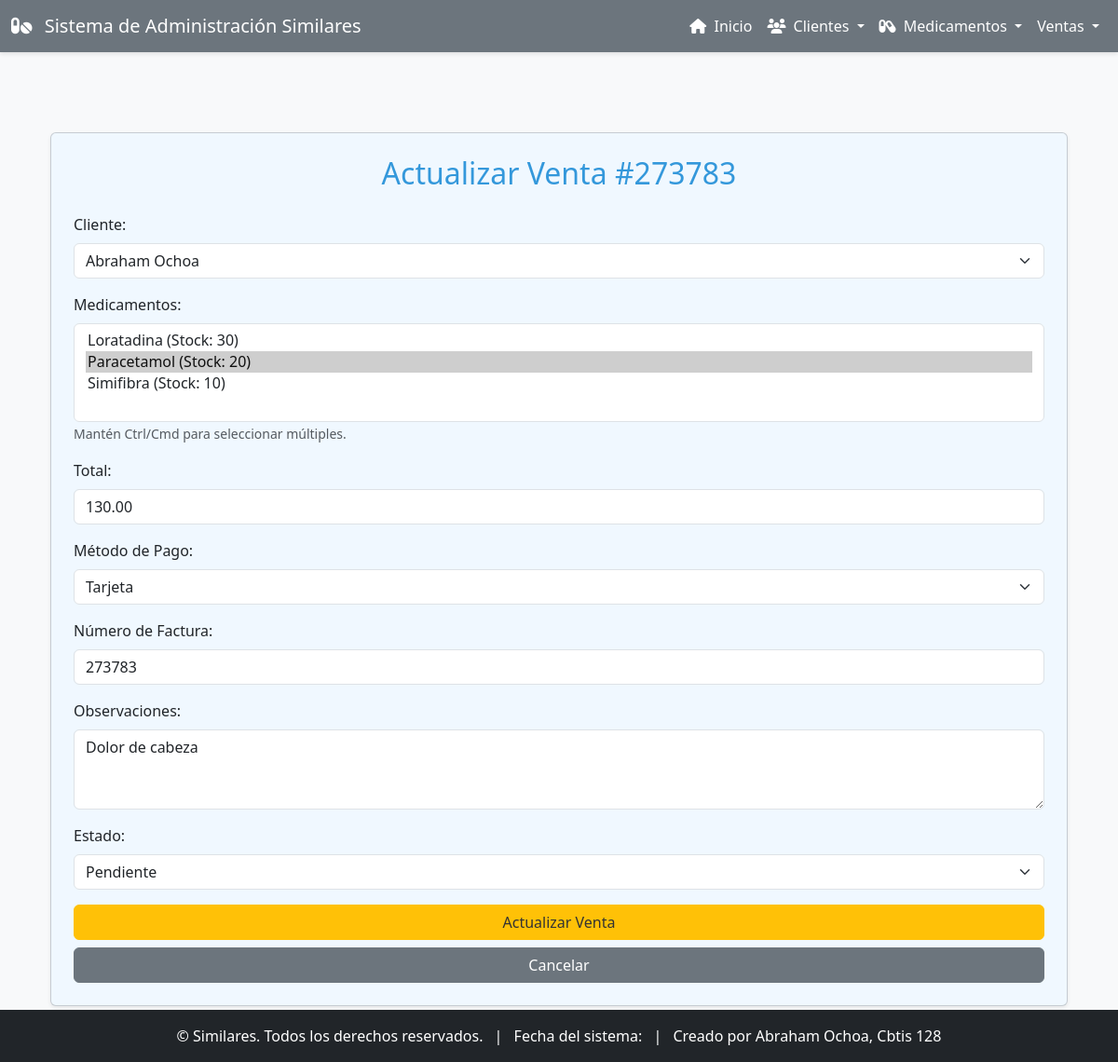
The page /ventas/actualizar/2/ on the database its author committed.
### app_Similares/models.py (models this page shows, shortened)
class Venta(models.Model):
    cliente = models.ForeignKey(Cliente, on_delete=models.CASCADE, related_name='ventas')  # 1 a muchos
    medicamentos = models.ManyToManyField(Medicamento, related_name='ventas')  # muchos a muchos
    fecha_venta = models.DateTimeField(auto_now_add=True)
    total = models.DecimalField(max_digits=10, decimal_places=2)
    metodo_pago = models.CharField(max_length=50, choices=[
        ('EFECTIVO', 'Efectivo'),
        ('TARJETA', 'Tarjeta'),
        ('TRANSFERENCIA', 'Transferencia'),
    ])
    numero_factura = models.CharField(max_length=20, unique=True)
    observaciones = models.TextField(blank=True, null=True)
    estado = models.CharField(max_length=20, default='COMPLETADA', choices=[
        ('COMPLETADA', 'Completada'),
        ('PENDIENTE', 'Pendiente'),
        ('CANCELADA', 'Cancelada'),
    ])

class Cliente(models.Model):
    nombre = models.CharField(max_length=100)
    apellido = models.CharField(max_length=100)
    email = models.EmailField(unique=True)
    telefono = models.CharField(max_length=15)
    direccion = models.CharField(max_length=200)
    fecha_nacimiento = models.DateField(null=True, blank=True)
    registrado_en = models.DateTimeField(auto_now_add=True)

### app_Similares/views.py (the view, shortened to what this page needs)
# urls.py: path('ventas/actualizar/<int:pk>/', views.actualizar_venta, name='actualizar_venta'),
def actualizar_venta(request, pk):
    venta = get_object_or_404(Venta, pk=pk)
    clientes = Cliente.objects.all()
    medicamentos = Medicamento.objects.all()
    return render(request, 'venta/actualizar_venta.html', {
        'venta': venta,
        'clientes': clientes,
        'medicamentos': medicamentos,
        'metodos_pago': Venta.metodo_pago.field.choices,
        'estados_venta': Venta.estado.field.choices,
        'medicamentos_seleccionados': venta.medicamentos.all() # Para pre-seleccionar en el combo
    })

### app_Similares/templates/app_Similares/venta/actualizar_venta.html (shortened to what this page needs)
{% extends 'base.html' %}
{% block content %}
<div class="container mt-5">
    <div class="card shadow-sm p-4" style="background-color: #f0f8ff;">
        <h2 class="card-title text-center mb-4" style="color: #3498db;">Actualizar Venta #{{ venta.numero_factura }}</h2>
        <form method="post">
            <div class="mb-3">
                <label for="cliente" class="form-label">Cliente:</label>
                <select class="form-select" id="cliente" name="cliente" required>
                    {% for cliente in clientes %}
                        <option value="{{ cliente.pk }}" {% if cliente == venta.cliente %}selected{% endif %}>
                            {{ cliente.nombre }} {{ cliente.apellido }}
                        </option>
                    {% endfor %}
                </select>
            </div>
            <div class="mb-3">
                <label for="medicamentos" class="form-label">Medicamentos:</label>
                <select multiple class="form-select" id="medicamentos" name="medicamentos" required>
                    {% for medicamento in medicamentos %}
                        <option value="{{ medicamento.pk }}"
                                {% if medicamento in medicamentos_seleccionados %}selected{% endif %}>
                            {{ medicamento.nombre }} (Stock: {{ medicamento.stock }})
                        </option>
                    {% endfor %}
                </select>
                <small class="form-text text-muted">Mantén Ctrl/Cmd para seleccionar múltiples.</small>
            </div>
            <div class="mb-3">
                <label for="total" class="form-label">Total:</label>
                <input type="number" step="0.01" class="form-control" id="total" name="total" value="{{ venta.total }}" required>
            </div>
            <div class="mb-3">
                <label for="metodo_pago" class="form-label">Método de Pago:</label>
                <select class="form-select" id="metodo_pago" name="metodo_pago" required>
                    {% for key, value in metodos_pago %}
                        <option value="{{ key }}" {% if key == venta.metodo_pago %}selected{% endif %}>
                            {{ value }}
                        </option>
                    {% endfor %}
                </select>
            </div>
            <div class="mb-3">
                <label for="numero_factura" class="form-label">Número de Factura:</label>
                <input type="text" class="form-control" id="numero_factura" name="numero_factura" value="{{ venta.numero_factura }}" required>
            </div>
            <div class="mb-3">
                <label for="observaciones" class="form-label">Observaciones:</label>
                <textarea class="form-control" id="observaciones" name="observaciones" rows="3">{{ venta.observaciones }}</textarea>
            </div>
            <div class="mb-3">
                <label for="estado" class="form-label">Estado:</label>
                <select class="form-select" id="estado" name="estado" required>
                    {% for key, value in estados_venta %}
                        <option value="{{ key }}" {% if key == venta.estado %}selected{% endif %}>
                            {{ value }}
                        </option>
                    {% endfor %}
                </select>
            </div>
            <button type="submit" class="btn btn-primary w-100" style="background-color: #ffc107; border-color: #ffc107; color: #333;">Actualizar Venta</button>
            <a href="{% url 'ver_ventas' %}" class="btn btn-secondary w-100 mt-2">Cancelar</a>
        </form>
    </div>
</div>
{% endblock %}

### app_Similares/templates/app_Similares/base.html (style rules this page uses)
body { display: flex; flex-direction: column; min-height: 100vh; background-color: #f8f9fa; }
.btn-primary { background-color: #007bff; border-color: #007bff; }

### rows shown on the page
Venta: numero_factura "273783", cliente "Abraham Ochoa", total "130.00", metodo_pago "Tarjeta", observaciones "Dolor de cabeza", estado "Pendiente"

### other values the page prints
form field medicamentos "Loratadina (Stock: 30) / Paracetamol (Stock: 20) ☑ / Simifibra (Stock: 10)"
